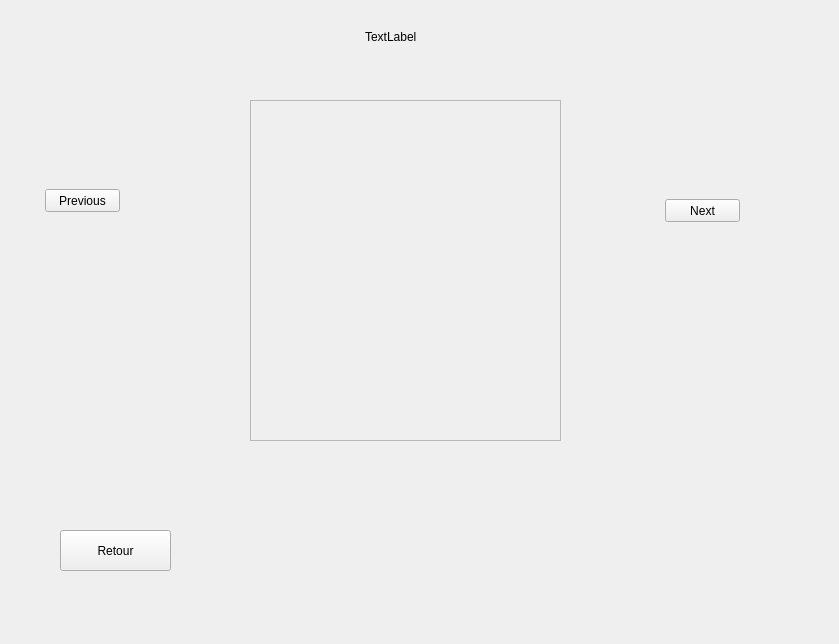
<?xml version="1.0" encoding="UTF-8"?>
<ui version="4.0">
 <class>ScoreWidget</class>
 <widget class="QWidget" name="ScoreWidget">
  <property name="geometry">
   <rect>
    <x>0</x>
    <y>0</y>
    <width>839</width>
    <height>644</height>
   </rect>
  </property>
  <property name="windowTitle">
   <string>Form</string>
  </property>
  <widget class="QPushButton" name="pushButton">
   <property name="geometry">
    <rect>
     <x>60</x>
     <y>530</y>
     <width>111</width>
     <height>41</height>
    </rect>
   </property>
   <property name="text">
    <string>Retour</string>
   </property>
  </widget>
  <widget class="QLabel" name="trackName">
   <property name="geometry">
    <rect>
     <x>365</x>
     <y>29</y>
     <width>101</width>
     <height>16</height>
    </rect>
   </property>
   <property name="text">
    <string>TextLabel</string>
   </property>
  </widget>
  <widget class="QPushButton" name="previousButton">
   <property name="geometry">
    <rect>
     <x>45</x>
     <y>189</y>
     <width>75</width>
     <height>23</height>
    </rect>
   </property>
   <property name="text">
    <string>Previous</string>
   </property>
  </widget>
  <widget class="QTableView" name="tableView">
   <property name="enabled">
    <bool>false</bool>
   </property>
   <property name="geometry">
    <rect>
     <x>250</x>
     <y>100</y>
     <width>311</width>
     <height>341</height>
    </rect>
   </property>
  </widget>
  <widget class="QPushButton" name="nextButton">
   <property name="geometry">
    <rect>
     <x>665</x>
     <y>199</y>
     <width>75</width>
     <height>23</height>
    </rect>
   </property>
   <property name="text">
    <string>Next</string>
   </property>
  </widget>
 </widget>
 <resources/>
 <connections/>
</ui>
